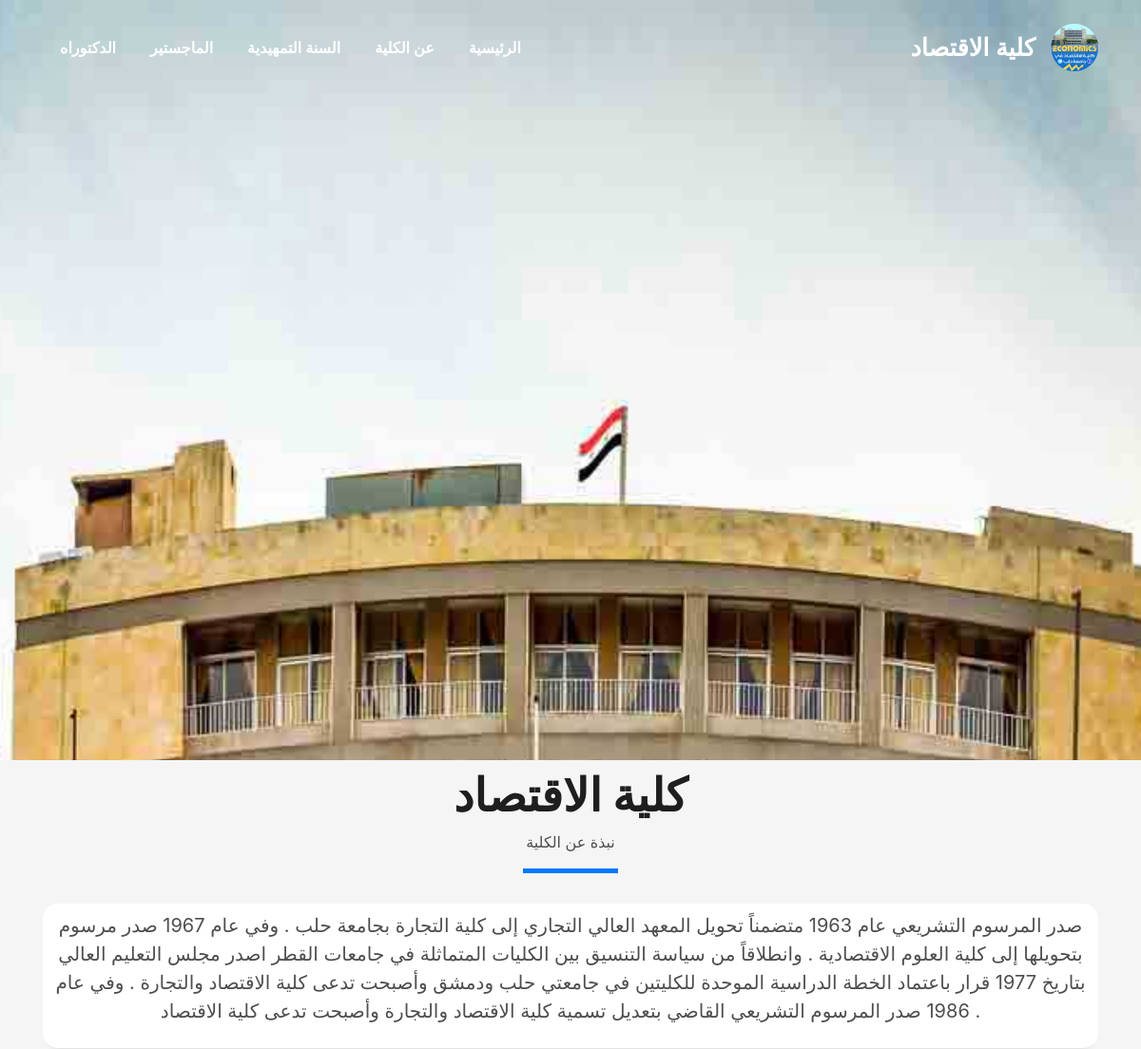
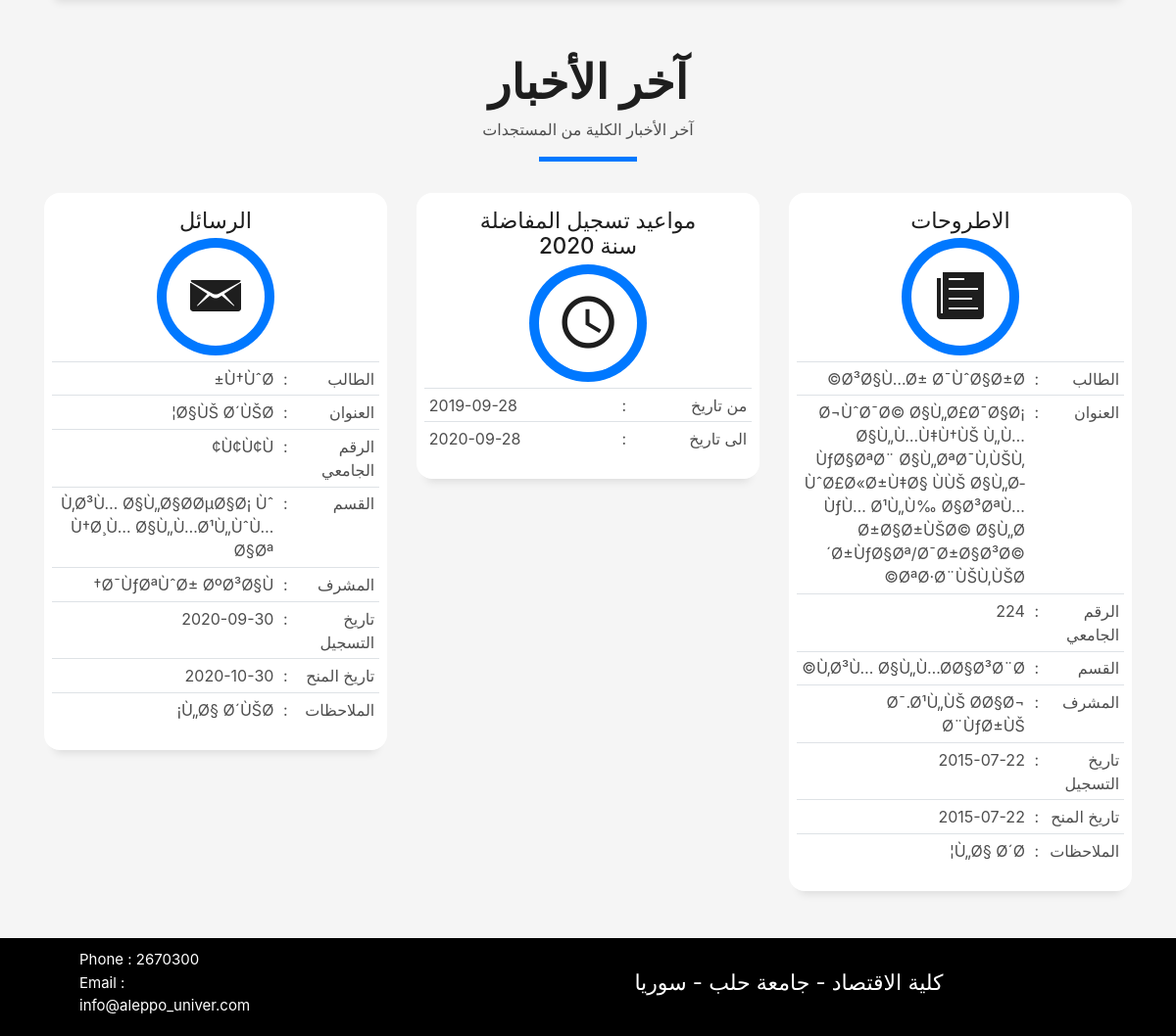
The page / on the database its author committed (2 pictures, top to bottom).
### tables this page shows
CREATE TABLE `messages` (
  `id` int(11) NOT NULL,
  `depa_id` int(11) NOT NULL,
  `university_no` text NOT NULL,
  `name` text NOT NULL,
  `title` text NOT NULL,
  `supervisor_name` text NOT NULL,
  `supervisor_name1` text NOT NULL,
  `registration_date` date NOT NULL,
  `grant_date` date NOT NULL,
  `comments_data` text NOT NULL
);

CREATE TABLE `depas` (
  `id` int(11) NOT NULL,
  `name` text NOT NULL
);

CREATE TABLE `differentiation_dates` (
  `id` int(11) NOT NULL,
  `the_year` text NOT NULL,
  `from_date` date NOT NULL,
  `to_date` date NOT NULL
);

CREATE TABLE `theses` (
  `id` int(11) NOT NULL,
  `depa_id` int(11) NOT NULL,
  `university_no` text NOT NULL,
  `name` text NOT NULL,
  `title` text NOT NULL,
  `supervisor_name` text NOT NULL,
  `supervisor_name1` text NOT NULL,
  `registration_date` date NOT NULL,
  `grant_date` date NOT NULL,
  `comments_data` text NOT NULL
);

### database/messages/MessagesDbase.php (called while the page is built, shortened)
<?php
class MessagesDbase
{
	function  getLastMessage()
	{
		$product = new Messages();
		$query   = "SELECT * FROM messages ORDER BY id DESC LIMIT 1";
		$result  = mysql_query($query);
		$row     = mysql_fetch_array($result);
		$product->id = $row["id"];
		$product->depa_id = $row["depa_id"];
		$product->university_no = $row["university_no"];
		$product->name = $row["name"];
		$product->title = $row["title"];
		$product->supervisor_name = $row["supervisor_name"];
		$product->supervisor_name1 = $row["supervisor_name1"];
		$product->registration_date = $row["registration_date"];
		$product->grant_date = $row["grant_date"];
		$product->comments_data = $row["comments_data"];
		return $product;
	}
}
?>

### database/depas/DepasDbase.php (called while the page is built, shortened)
<?php
class DepasDbase
{
	function  getDepaByID($id)
	{
		$product = new Depas();
		$query   = "select * from depas where id=".$id;
		$result  = mysql_query($query);
		$row     = mysql_fetch_array($result);
		$product->id = $row["id"];
		$product->name = $row["name"];
		return $product;
	}
}
?>

### database/differentiation_dates/Differentiation_datesDbase.php (called while the page is built, shortened)
<?php
class Differentiation_datesDbase
{
	function  getDifferentiation_dates($id)
	{
		$product = new Differentiation_dates();
		$query   = "select * from differentiation_dates where id=".$id;
		$result  = mysql_query($query);
		$row     = mysql_fetch_array($result);
		$product->id = $row["id"];
		$product->the_year = $row["the_year"];
		$product->from_date = $row["from_date"];
		$product->to_date = $row["to_date"];
		return $product;
	}
}
?>

### database/theses/ThesesDbase.php (called while the page is built, shortened)
<?php
class ThesesDbase
{
	function  getLastThese()
	{
		$product = new Theses();
		$query   = "SELECT * FROM theses ORDER BY id DESC LIMIT 1";
		$result  = mysql_query($query);
		$row     = mysql_fetch_array($result);
		$product->id = $row["id"];
		$product->depa_id = $row["depa_id"];
		$product->university_no = $row["university_no"];
		$product->name = $row["name"];
		$product->title = $row["title"];
		$product->supervisor_name = $row["supervisor_name"];
		$product->supervisor_name1 = $row["supervisor_name1"];
		$product->registration_date = $row["registration_date"];
		$product->grant_date = $row["grant_date"];
		$product->comments_data = $row["comments_data"];
		return $product;
	}
}
?>

### last_message.php (the view)
<?
$last_msg = $db_messages->getLastMessage();
if($last_msg->id != "")
{
	?>
	<div class="col-md-4">
		<div class="service-box">
			<h2 class="s-title">
				الرسائل
			</h2>
			<div class="service-ico text-center">
				<span class="ico-circle">
					<i class="ion-email">
					</i>
				</span>
			</div>
			<div class="service-content" >
				<table class="table table-sm" dir="rtl">
					<tbody>
						<tr>
							<td class="text-right">
								الطالب
							</td>
							<td class="text-right">
								:
							</td>
							<td class="text-right">
								<? echo $last_msg->name; ?>
							</td>
						</tr>
						<tr>
							<td class="text-right">
								العنوان
							</td>
							<td class="text-right">
								:
							</td>
							<td class="text-right">
								<? echo $last_msg->title; ?>
							</td>
						</tr>
						<tr>
							<td class="text-right">
								الرقم الجامعي
							</td>
							<td class="text-right">
								:
							</td>
							<td class="text-right">
								<? echo $last_msg->university_no; ?>
							</td>
						</tr>
						<tr>
							<td class="text-right">
								القسم
							</td>
							<td class="text-right">
								:
							</td>
							<td class="text-right">
								<?
								$depa_data = $db_depas->getDepaByID($last_msg->depa_id);
								echo $depa_data->name;
								?>
							</td>
						</tr>
						<tr>
							<td class="text-right">
								المشرف
							</td>
							<td class="text-right">
								:
							</td>
							<td class="text-right">
								<? echo $last_msg->supervisor_name; ?>
							</td>
						</tr>
						<tr>
							<td class="text-right">
								تاريخ التسجيل
							</td>
							<td class="text-right">
								:
							</td>
							<td class="text-right">
								<? echo $last_msg->registration_date; ?>
							</td>
						</tr>
						<tr>
							<td class="text-right">
								تاريخ المنح
							</td>
							<td class="text-right">
								:
							</td>
							<td class="text-right">
								<? echo $last_msg->grant_date; ?>
							</td>
						</tr>
						<tr>
							<td class="text-right">
								الملاحظات
							</td>
							<td class="text-right">
								:
							</td>
							<td class="text-right">
								<? echo $last_msg->comments_data; ?>
							</td>
						</tr>
					</tbody>
				</table>
			</div>
		</div>
	</div>
	<?
}
?>

### time.php
<div class="col-md-4">
	<div class="service-box">
		<h2 class="s-title">
			<? $data_diff = $db_differentiation->getDifferentiation_dates("1"); ?>
			مواعيد تسجيل المفاضلة
			<br />
			سنة <? echo $data_diff->the_year; ?>
		</h2>
		<div class="service-ico text-center">
			<span class="ico-circle">
				<i class="ion-android-time">
				</i>
			</span>
		</div>
		<div class="service-content">
			<table class="table table-sm" dir="rtl">
				<tbody>
					<tr>
						<td class="text-right">
							من تاريخ
						</td>
						<td class="text-right">
							:
						</td>
						<td class="text-left">
							<? echo $data_diff->from_date; ?>
						</td>
					</tr>
					<tr>
						<td class="text-right">
							الى تاريخ
						</td>
						<td class="text-right">
							:
						</td>
						<td class="text-left">
							<? echo $data_diff->to_date; ?>
						</td>
					</tr>
				</tbody>
			</table>
		</div>
	</div>
</div>

### last_these.php
<?
$last_these = $db_theses->getLastThese();
if($last_these->id != "")
{
	?>
	<div class="col-md-4">
		<div class="service-box">
			<h2 class="s-title">
				الاطروحات
			</h2>
			<div class="service-ico text-center">
				<span class="ico-circle">
					<i class="ion-ios-paper">
					</i>
				</span>
			</div>
			<div class="service-content" >
				<table class="table table-sm" dir="rtl">
					<tbody>
						<tr>
							<td class="text-right">
								الطالب
							</td>
							<td class="text-right">
								:
							</td>
							<td class="text-right">
								<? echo $last_these->name; ?>
							</td>
						</tr>
						<tr>
							<td class="text-right">
								العنوان
							</td>
							<td class="text-right">
								:
							</td>
							<td class="text-right">
								<? echo $last_these->title; ?>
							</td>
						</tr>
						<tr>
							<td class="text-right">
								الرقم الجامعي
							</td>
							<td class="text-right">
								:
							</td>
							<td class="text-right">
								<? echo $last_these->university_no; ?>
							</td>
						</tr>
						<tr>
							<td class="text-right">
								القسم
							</td>
							<td class="text-right">
								:
							</td>
							<td class="text-right">
								<?
								$depa_data = $db_depas->getDepaByID($last_these->depa_id);
								echo $depa_data->name;
								?>
							</td>
						</tr>
						<tr>
							<td class="text-right">
								المشرف
							</td>
							<td class="text-right">
								:
							</td>
							<td class="text-right">
								<? echo $last_these->supervisor_name; ?>
							</td>
						</tr>
						<tr>
							<td class="text-right">
								تاريخ التسجيل
							</td>
							<td class="text-right">
								:
							</td>
							<td class="text-right">
								<? echo $last_these->registration_date; ?>
							</td>
						</tr>
						<tr>
							<td class="text-right">
								تاريخ المنح
							</td>
							<td class="text-right">
								:
							</td>
							<td class="text-right">
								<? echo $last_these->grant_date; ?>
							</td>
						</tr>
						<tr>
							<td class="text-right">
								الملاحظات
							</td>
							<td class="text-right">
								:
							</td>
							<td class="text-right">
								<? echo $last_these->comments_data; ?>
							</td>
						</tr>
					</tbody>
				</table>
			</div>
		</div>
	</div>
	<?
}
?>

### css/style.css (style rules this page uses)
body { background-color: #f5f5f5; color: #4e4e4e; }
h1, h2, h3, h4, h5, h6 { color: #1e1e1e; }
.box-shadow, .paralax-mf, .service-box, .work-box, .card-blog { box-shadow: 0 13px 8px -10px rgba(0, 0, 0, 0.1); }
.ico-circle { height: 100px; width: 100px; font-size: 2rem; border-radius: 50%; line-height: 1.55; margin: 0 auto; text-align: center; box-shadow: 0 0 0 10px #0078ff; display: block; }
.service-box { background-color: #fff; padding: 0.5rem 0.5rem; border-radius: 1rem; margin-bottom: 3rem; }
.service-box .service-ico { margin-bottom: 1rem; color: #1e1e1e; }
.service-box .ico-circle { transition: all 500ms ease; font-size: 4rem; }
.service-box .s-title { font-size: 1.4rem; text-transform: uppercase; text-align: center; padding: .4rem 0; }

### rows shown on the page
messages: name "Ù†ÙˆØ±", title "Ø§ÙŠ Ø´ÙŠØ¦", university_no "Ù¢Ù¢Ù¢", supervisor_name "Ø¯ÙƒØªÙˆØ± ØºØ³Ø§Ù†", registration_date "2020-09-30", grant_date "2020-10-30", comments_data "Ù„Ø§ Ø´ÙŠØ¡"
depas: name "Ù‚Ø³Ù… Ø§Ù„Ø§Ø­ØµØ§Ø¡ Ùˆ Ù†Ø¸Ù… Ø§Ù„Ù…Ø¹Ù„ÙˆÙ…Ø§Øª"
differentiation_dates: the_year "2020", from_date "2019-09-28", to_date "2020-09-28"
theses: name "Ø³Ø§Ù…Ø± Ø¯ÙˆØ§Ø±Ø©", title "Ø¬ÙˆØ¯Ø© Ø§Ù„Ø£Ø¯Ø§Ø¡ Ø§Ù„Ù…Ù‡Ù†ÙŠ Ù„Ù…ÙƒØ§ØªØ¨ Ø§Ù„ØªØ¯Ù‚ÙŠÙ‚ ÙˆØ£Ø«Ø±Ù‡Ø§ ÙÙŠ Ø§Ù„Ø­ÙƒÙ… Ø¹Ù„Ù‰ Ø§Ø³ØªÙ…Ø±Ø§Ø±ÙŠØ© Ø§Ù„Ø´Ø±ÙƒØ§Øª/Ø¯Ø±Ø§Ø³Ø© ØªØ·Ø¨ÙŠÙ‚ÙŠØ©", university_no "224", supervisor_name "Ø¯.Ø¹Ù„ÙŠ Ø­Ø§Ø¬ Ø¨ÙƒØ±ÙŠ", registration_date "2015-07-22", grant_date "2015-07-22", comments_data "Ù„Ø§ Ø´Ø¦"
depas: name "Ù‚Ø³Ù… Ø§Ù„Ù…Ø­Ø§Ø³Ø¨Ø©"
